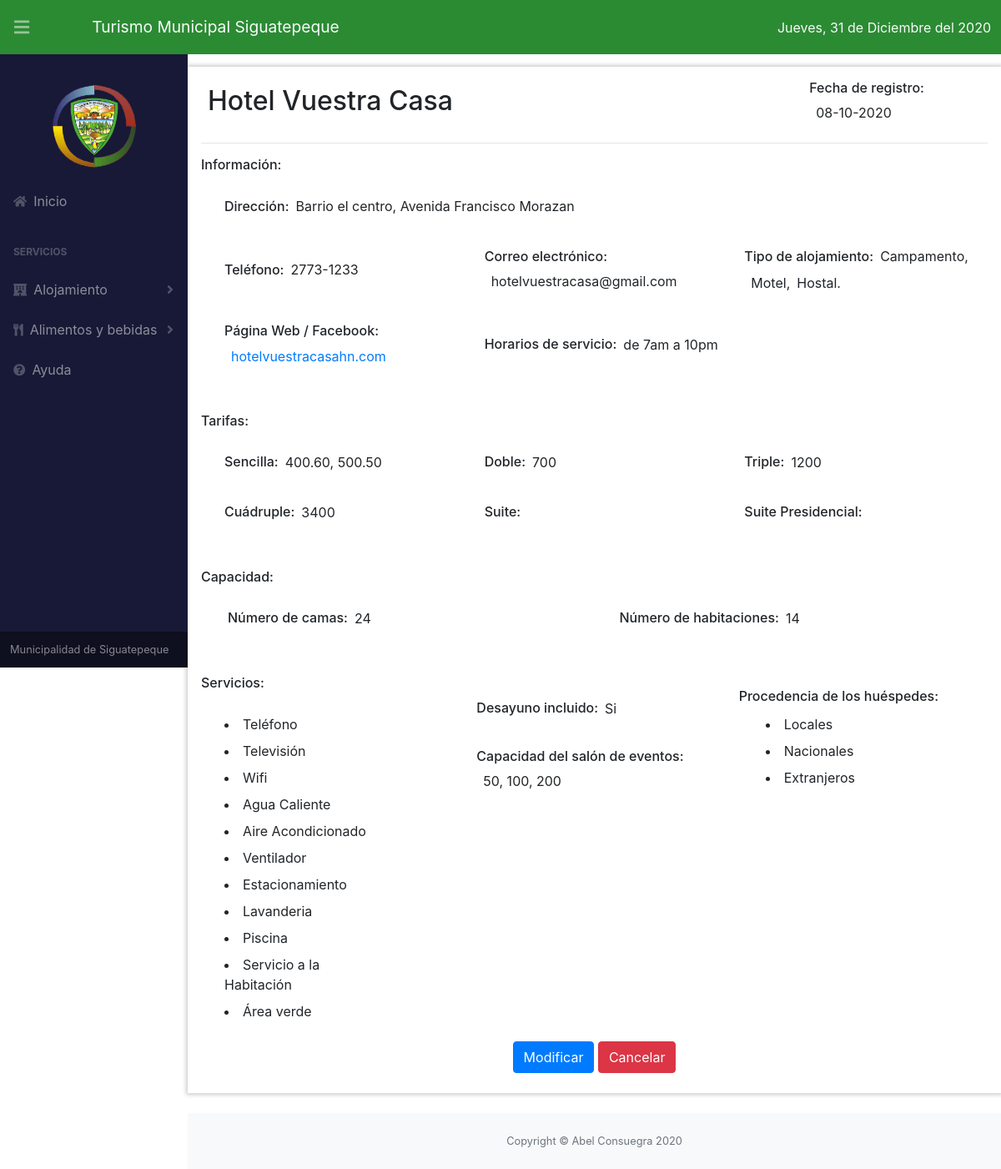
The page /alojamiento/hotel.php?id=1 on the database its author committed.
### tables this page shows
CREATE TABLE `hoteles` (
  `id` int(11) NOT NULL,
  `nombre` varchar(255) NOT NULL,
  `fecha_registro` varchar(100) DEFAULT NULL,
  `direccion` varchar(1000) DEFAULT NULL,
  `telefono` varchar(30) DEFAULT NULL,
  `correo` varchar(100) DEFAULT NULL,
  `pag_web` varchar(1000) DEFAULT NULL,
  `horario` varchar(255) DEFAULT NULL,
  `numero_camas` int(11) DEFAULT NULL,
  `numero_habitaciones` int(11) DEFAULT NULL,
  `desayuno_incluido` tinyint(1) NOT NULL,
  `capacidad_salon_eventos` varchar(150) DEFAULT NULL,
  `activo` tinyint(1) DEFAULT NULL
);

CREATE TABLE `tipo_alojamiento` (
  `id` int(11) NOT NULL,
  `hotel` tinyint(4) DEFAULT NULL,
  `aparthotel` tinyint(4) DEFAULT NULL,
  `hospedaje` tinyint(4) DEFAULT NULL,
  `campamento` tinyint(4) DEFAULT NULL,
  `casa_huespedes` tinyint(4) DEFAULT NULL,
  `motel` tinyint(4) DEFAULT NULL,
  `villas_cabanas` tinyint(4) DEFAULT NULL,
  `Otro` varchar(255) DEFAULT NULL,
  `id_hotel` int(11) NOT NULL
);

CREATE TABLE `tarifas_hotel` (
  `id_tarifa` int(11) NOT NULL,
  `sencilla` varchar(255) DEFAULT NULL,
  `doble` varchar(255) DEFAULT NULL,
  `triple` varchar(255) DEFAULT NULL,
  `cuadruple` varchar(255) DEFAULT NULL,
  `suite` varchar(255) DEFAULT NULL,
  `suite_presidencial` varchar(255) DEFAULT NULL,
  `id_hotel` int(11) NOT NULL
);

CREATE TABLE `servicios_hotel` (
  `id_servicios` int(11) NOT NULL,
  `telefono` tinyint(1) DEFAULT NULL,
  `television` tinyint(1) DEFAULT NULL,
  `wifi` tinyint(1) DEFAULT NULL,
  `pos` tinyint(1) DEFAULT NULL,
  `agua_caliente` tinyint(1) DEFAULT NULL,
  `aire_acondicionado` tinyint(1) DEFAULT NULL,
  `cafeteria` tinyint(1) DEFAULT NULL,
  `ventilador` tinyint(1) DEFAULT NULL,
  `estacionamiento` tinyint(1) DEFAULT NULL,
  `lavanderia` tinyint(1) DEFAULT NULL,
  `piscina` tinyint(4) DEFAULT NULL,
  `servicio_habitacion` tinyint(4) DEFAULT NULL,
  `Otro` varchar(255) DEFAULT NULL,
  `id_hotel` int(11) NOT NULL
);

### alojamiento/hotel.php (the view, shortened to what the rows shown need)
<?php
include("../conexion/conexion.php");
$id = $_GET['id'] ?? '';
$consultaHotel = $pdo->prepare("SELECT * FROM hoteles WHERE id=:id");
$consultaHotel->bindParam(':id', $id);
$consultaHotel->execute();
$hotel = $consultaHotel->fetch(PDO::FETCH_ASSOC);
$consultaTipoAlojamiento = $pdo->prepare("SELECT * FROM tipo_alojamiento WHERE id_hotel=:id");
$consultaTipoAlojamiento->bindParam(':id', $id);
$consultaTipoAlojamiento->execute();
$tipoAlojamiento = $consultaTipoAlojamiento->fetch(PDO::FETCH_ASSOC);
$consultaTarifas = $pdo->prepare("SELECT * FROM tarifas_hotel WHERE id_hotel=:id");
$consultaTarifas->bindParam(':id', $id);
$consultaTarifas->execute();
$tarifas = $consultaTarifas->fetch(PDO::FETCH_ASSOC);
$consultaServicios = $pdo->prepare("SELECT * FROM servicios_hotel WHERE id_hotel=:id");
$consultaServicios->bindParam(':id', $id);
$consultaServicios->execute();
$servicios = $consultaServicios->fetch(PDO::FETCH_ASSOC);
?>
<!DOCTYPE html>
<html lang="es">
<head>
    <link rel="stylesheet" href="https://stackpath.bootstrapcdn.com/bootstrap/4.5.2/css/bootstrap.min.css">
    <link href="../css/styles.css" rel="stylesheet" />
    <link href="../css/estilos.css" rel="stylesheet" />
    <link href="https://cdn.datatables.net/1.10.20/css/dataTables.bootstrap4.min.css" rel="stylesheet" />
</head>
<body class="sb-nav-fixed">
    <div id="layoutSidenav">
        <div id="layoutSidenav_content">
            <main>
                <div class="container mt-4 pt-3 pb-2 mb-4 px-3" style="-webkit-box-shadow: 0 0 5px 2px rgba(0, 0, 0, .5);
           box-shadow: 0 0 5px 2px rgba(0, 0, 0, .2);">
                    <div class="row">
                        <div class="ml-2 row align-items-center col-lg-9">
                            <h2><?php echo $hotel['nombre'] ?></h2>
                        </div>
                        <div class="ml-2 row align-items-center col-lg-3">
                            <h6>Fecha de registro: </h6>
                            <p class="ml-2 mb-2"> <?php echo $hotel['fecha_registro'] ?></p>
                        </div>
                    </div>
                    <div class="ml-3 mt-4 pt-1 row align-items-center col-lg-12">
                        <h6>Dirección: </h6>
                        <p class="ml-2 mb-2"> <?php echo $hotel['direccion'] ?></p>
                    </div>
                    <div class="ml-2 mt-4 pt-1 row align-items-center">
                        <div class="ml-2 row align-items-center col-lg-4">
                            <h6>Teléfono: </h6>
                            <p class="ml-2 mb-2"> <?php echo $hotel['telefono'] ?></p>
                        </div>
                        <div class="ml-2 row align-items-center col-lg-4">
                            <h6>Correo electrónico: </h6>
                            <?php if ($hotel['correo']) { ?>
                                <p class="ml-2 mb-2"> <?php echo $hotel['correo'] ?></p>
                            <?php } else { ?>
                                <p class="ml-2 mb-2 text-muted">No disponible</p>
                            <?php } ?>
                        </div>
                        <div class="ml-2 row align-items-center col-lg-4">
                            <h6>Tipo de alojamiento: </h6>
                            <?php if ($tipoAlojamiento['campamento']) { ?>
                                <p class="ml-2 mb-2">Campamento,</p>
                            <?php } ?>
                            <?php if ($tipoAlojamiento['motel']) { ?>
                                <p class="ml-2 mb-2">Motel,</p>
                            <?php } ?>
                            <?php if ($tipoAlojamiento['Otro']) { ?>
                                <p class="ml-2 mb-2"><?php echo $tipoAlojamiento['Otro']; ?>.</p>
                            <?php } ?>
                        </div>
                    </div>
                    <div class="ml-2 mt-4 pt-1 row align-items-center">
                        <div class="ml-2 row align-items-center col-lg-4">
                            <h6>Página Web / Facebook: </h6>
                            <?php if ($hotel['pag_web']) { ?>
                                <?php if (strpos($hotel['pag_web'], '.')) { ?>
                                 <a class="ml-2 mb-2" title="Ir al sitio web" target="_blank" href="http://<?php echo $hotel['pag_web'] ?>"> <?php echo $hotel['pag_web'] ?></a>
                            <?php } else { ?>
                                <p class="ml-2 mb-2"> <?php echo $hotel['pag_web'] ?></p>
                                <?php } ?>
                            <?php } else { ?>
                                <p class="ml-2 mb-2 text-muted">No disponible</p>
                            <?php } ?>
                        </div>
                        <div class="ml-2 row align-items-center col-lg-4">
                            <h6>Horarios de servicio: </h6>
                            <p class="ml-2 mb-2"> <?php echo $hotel['horario'] ?></p>
                        </div>
                    </div>
                    <div class="ml-2 mt-4 pt-1 row align-items-center">
                        <div class="ml-2 row align-items-center col-lg-4">
                            <h6>Sencilla: </h6>
                            <?php if ($tarifas['sencilla'] == 0) { ?>
                                <p class="ml-2 mb-2 text-muted">No disponible</p>
                            <?php } else { ?>
                                <p class="ml-2 mb-2"><?php echo $tarifas['sencilla'] ?></p>
                            <?php } ?>
                        </div>
                        <div class="ml-2 row align-items-center col-lg-4">
                            <h6>Doble: </h6>
                            <?php if ($tarifas['doble'] == 0) { ?>
                                <p class="ml-2 mb-2 text-muted">No disponible</p>
                            <?php } else { ?>
                                <p class="ml-2 mb-2"><?php echo $tarifas['doble'] ?></p>
                            <?php } ?>
                        </div>
                        <div class="ml-2 row align-items-center col-lg-4">
                            <h6>Triple: </h6>
                            <?php if ($tarifas['triple'] == 0) { ?>
                                <p class="ml-2 mb-2 text-muted">No disponible</p>
                            <?php } else { ?>
                                <p class="ml-2 mb-2"><?php echo $tarifas['triple'] ?></p>
                            <?php } ?>
                        </div>
                    </div>
                    <div class="ml-2 mt-4 pt-1 row align-items-center">
                        <div class="ml-2 row align-items-center col-lg-4">
                            <h6>Cuádruple: </h6>
                            <?php if ($tarifas['cuadruple'] == 0) { ?>
                                <p class="ml-2 mb-2 text-muted">No disponible</p>
                            <?php } else { ?>
                                <p class="ml-2 mb-2"><?php echo $tarifas['cuadruple'] ?></p>
                            <?php } ?>
                        </div>
                    </div>
                    <div class="ml-2 mt-4 pt-1 row align-items-center justify-content-center">
                        <div class="ml-2 row align-items-center col-lg-6 ">
                            <h6>Número de camas: </h6>
                            <p class="ml-2 mb-2"> <?php echo $hotel['numero_camas'] ?></p>
                        </div>
                        <div class="ml-2 row align-items-center col-lg-6 ">
                            <h6>Número de habitaciones: </h6>
                            <p class="ml-2 mb-2"> <?php echo $hotel['numero_habitaciones'] ?></p>
                        </div>
                    </div>
                    <div class="row">
                        <div class="col-lg-4">
                            <div class="ml-2 mt-4 pt-1 col-lg-9">
                                <?php if ($servicios['telefono']) { ?>
                                    <li class="ml-2 mb-2">Teléfono</li>
                                <?php } ?>
                                <?php if ($servicios['television']) { ?>
                                    <li class="ml-2 mb-2">Televisión</li>
                                <?php } ?>
                                <?php if ($servicios['wifi']) { ?>
                                    <li class="ml-2 mb-2">Wifi</li>
                                <?php } ?>
                                <?php if ($servicios['agua_caliente']) { ?>
                                    <li class="ml-2 mb-2">Agua Caliente</li>
                                <?php } ?>
                                <?php if ($servicios['aire_acondicionado']) { ?>
                                    <li class="ml-2 mb-2">Aire Acondicionado</li>
                                <?php } ?>
                                <?php if ($servicios['ventilador']) { ?>
                                    <li class="ml-2 mb-2">Ventilador</li>
                                <?php } ?>
                                <?php if ($servicios['estacionamiento']) { ?>
                                    <li class="ml-2 mb-2">Estacionamiento</li>
                                <?php } ?>
                                <?php if ($servicios['lavanderia']) { ?>
                                    <li class="ml-2 mb-2">Lavanderia</li>
                                <?php } ?>
                                <?php if ($servicios['piscina']) { ?>
                                    <li class="ml-2 mb-2">Piscina</li>
                                <?php } ?>
                                <?php if ($servicios['servicio_habitacion']) { ?>
                                    <li class="ml-2 mb-2">Servicio a la Habitación</li>
                                <?php } ?>
                                <?php if ($servicios['Otro']) { ?>
                                    <li class="ml-2 mb-2"><?php echo $servicios['Otro'] ?></li>
                                <?php } ?>
                            </div>
                        </div>
                        <div class="col-lg-4 mt-5">
                            <div class="ml-2 mt-4 pt-1 align-items-center row">
                                <h6>Capacidad del salón de eventos: </h6>
                                <?php if ($hotel['capacidad_salon_eventos']) { ?>
                                    <p class="ml-2 mb-2"><?php echo $hotel['capacidad_salon_eventos'] ?></p>
                                <?php } else { ?>
                                    <p class="ml-2 mb-2 text-muted">No disponible</p>
                                <?php } ?>
                            </div>
                        </div>
                    </div>
                </div>
            </main>
        </div>
    </div>
</body>
</html>

### rows shown on the page
hoteles: nombre "Hotel Vuestra Casa", fecha_registro "08-10-2020", direccion "Barrio el centro, Avenida Francisco Morazan", telefono "2773-1233", correo "hotelvuestracasa@gmail.com", pag_web "hotelvuestracasahn.com", horario "de 7am a 10pm", numero_camas "24", numero_habitaciones "14", capacidad_salon_eventos "50, 100, 200"
tipo_alojamiento: Otro "Hostal"
tarifas_hotel: sencilla "400.60, 500.50", doble "700", triple "1200", cuadruple "3400"
servicios_hotel: Otro "Área verde"
